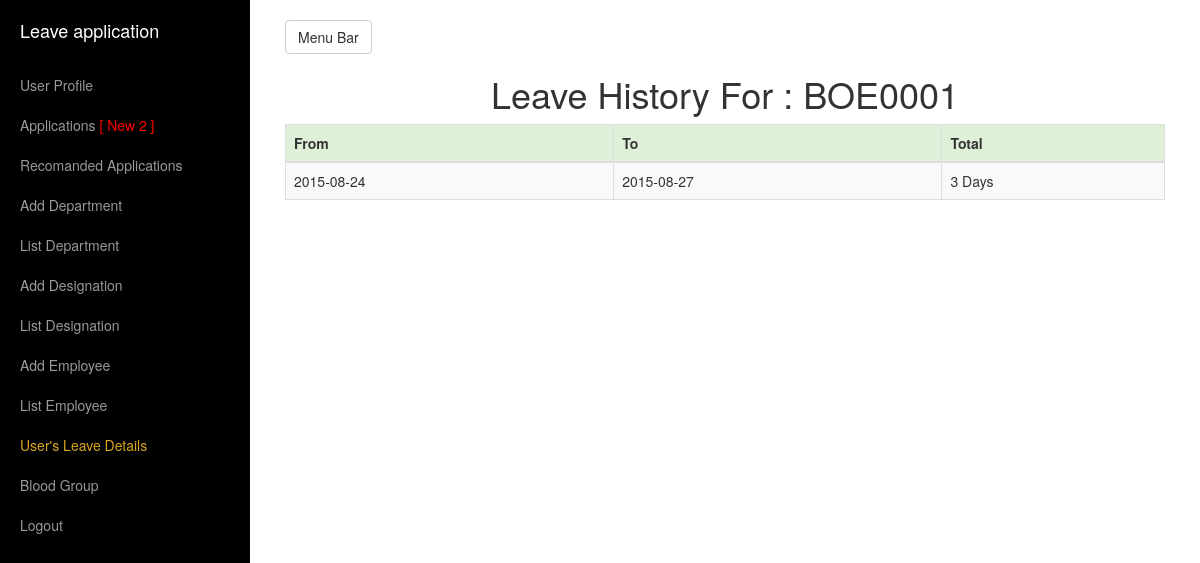
The page /view/UsersLeaveDetails.php?cat=BOE0001 (signed in) on the database its author committed.
### tables this page shows
CREATE TABLE `employeeleaveapplicationdetails` (
  `lId` int(11) NOT NULL,
  `lEmployeeCodeNumberWhoApply` varchar(45) DEFAULT NULL,
  `lApplyDate` date DEFAULT NULL,
  `lLeaveId` tinyint(4) DEFAULT NULL,
  `lEmployeeImargencyAddress` varchar(255) DEFAULT NULL,
  `lLeaveFromDate` date DEFAULT NULL,
  `lLeaveToDate` date DEFAULT NULL,
  `lTotalLeaveDays` int(11) DEFAULT NULL,
  `lTotalLeaveDaysRemain` int(11) DEFAULT NULL,
  `lLeaveReason` varchar(255) DEFAULT NULL,
  `lAlternativeEmployeeCardNumber` varchar(45) DEFAULT NULL,
  `lIsApproved` tinyint(4) DEFAULT NULL,
  `lIsRecomanded` tinyint(4) DEFAULT NULL,
  `lWhoRecomand` varchar(100) DEFAULT NULL,
  `lWhoApproved` varchar(100) DEFAULT NULL,
  `lWhoEdit` varchar(100) DEFAULT NULL
);

### model/DbOperationModel.php (called while the page is built, shortened)
<?php include("ConnectionModel.php"); ?>
<?php
	class DbOperation
	{
		function dbJoinSingleSelect($columnsName,$tablesName,$conditions)
		{
			$objConnection = new Connection();
			$objConnection->dbConnection();
			$con = $objConnection->con;
			$result = mysqli_query($con, "SELECT ".$columnsName." FROM ".$tablesName." ".$conditions);
			return $result;
		}
		function dbSelectAll($columnsName,$tablesName,$conditions)
		{
			$objConnection = new Connection();
			$objConnection->dbConnection();
			$con = $objConnection->con;
			$result = mysqli_query($con, "SELECT ".$columnsName." FROM ".$tablesName." WHERE ".$conditions);
			return $result;
		}
		function getForRecomandationNumber()
		{
			$objDbOperation = new DbOperation();
			$columnsName = "COUNT(lIsRecomanded)";
			$tablesName = "employeeleaveapplicationdetails";
			$conditions = "lIsRecomanded = 0";
			$result = $objDbOperation->dbSelectAll($columnsName,$tablesName,$conditions);
			return $result;
		}
		function getRecomandationNumber()
		{
			$objDbOperation = new DbOperation();
			$columnsName = "COUNT(lIsRecomanded)";
			$tablesName = "employeeleaveapplicationdetails";
			$conditions = "lIsRecomanded = 1 AND lIsApproved = 0";
			$result = $objDbOperation->dbSelectAll($columnsName,$tablesName,$conditions);
			return $result;
		}
	}
?>

### model/ConnectionModel.php (called while the page is built, shortened)
<?php
	class Connection
	{
		function dbConnection()
		{
			$serverName = "localhost";
			$userName = "root";
			$password = "";
			$con = mysqli_connect($serverName, $userName, $password);
			mysqli_select_db($con, "leaveapp");
			$this->con=$con;
		}
	}
?>

### model/EmployeeModel.php (called while the page is built, shortened)
<?php include("DbOperationModel.php");?>
<?php
	class Employee extends DbOperation
	{
		function getAllleaveHistoryForOneUser($applicantUserCodeNumber)
		{
			$objDbOperation = new DbOperation();
			$columnsName = "lLeaveFromDate,lLeaveToDate,lTotalLeaveDays";
			$tablesName = "employeeleaveapplicationdetails";
			$conditions = "WHERE lEmployeeCodeNumberWhoApply = '".$applicantUserCodeNumber."' AND lIsApproved = 1";
			$result = $objDbOperation->dbJoinSingleSelect($columnsName,$tablesName,$conditions);
			return $result;
		}
	}
?>

### view/UsersLeaveDetails.php (the view, shortened to what this page needs)
<?php include("../model/EmployeeModel.php");
	if(isset($_SESSION['officeUserName']))
	{
		if ($_SESSION['empType'] == 2 || $_SESSION['empType'] == 1)
	{
?>
<!DOCTYPE html>
<html lang="en">
<head>
    <link href="../assets/bootstrap/css/bootstrap.min.css" rel="stylesheet">
    <link href="../assets/css/simple-sidebar.css" rel="stylesheet">
</head>
<body>
    <div id="wrapper">
        <div id="sidebar-wrapper">
            <ul class="sidebar-nav">
                <li class="sidebar-brand">
                    <a href="LeaveApplication.php">Leave application</a>
                </li>
				<li>
                    <a href="UserProfile.php">User Profile</a>
                </li>
					<?php
					$objLeaveApplication = new Employee();
					$result = $objLeaveApplication->getForRecomandationNumber();
					while($row = mysqli_fetch_array($result))
					{
					?>
                <li>
                    <a href="Applications.php">Applications <span style="color:red"><?php if($row['COUNT(lIsRecomanded)'] != 0){ ?>[ New <?php echo $row['COUNT(lIsRecomanded)']; ?> ]<?php } ?></span></a>
                </li>
					<?php
					}
					$objLeaveApplication = new Employee();
					$result = $objLeaveApplication->getRecomandationNumber();
					while($row = mysqli_fetch_array($result))
					{
					?>
				<li>
                    <a href="RecomandedApplications.php">Recomanded Applications<span style="color:red"><?php if($row['COUNT(lIsRecomanded)'] != 0){ ?> [ New <?php echo $row['COUNT(lIsRecomanded)']; ?> ]<?php } ?></span></a>
                </li>
					<?php
					}
					?>
                <li>
                    <a href="AddDepartment.php">Add Department</a>
                </li>
                <li>
                    <a href="ListDepartment.php">List Department</a>
                </li>
                <li>
                    <a href="AddDesignation.php">Add Designation</a>
                </li>
				<li>
                    <a href="ListDesignation.php">List Designation</a>
                </li>
                <li>
                    <a href="AddEmployee.php">Add Employee</a>
                </li>
				<li>
                    <a href="ListEmployee.php">List Employee</a>
                </li>
				<li>
                    <a style="color:#DAA520;" href="UsersLeaveDetails.php">User's Leave Details</a>
                </li>
                <li>
                    <a href="ListOfUserBlood.php">Blood Group</a>
                </li>
                <li>
                    <a href="../controller/LogoutController.php">Logout</a>
                </li>
            </ul>
        </div>
        <div id="page-content-wrapper">
            <div class="container-fluid">
                <div class="row">
                    <div class="col-lg-12">
                        <a href="#menu-toggle" class="btn btn-default" id="menu-toggle">Menu Bar</a>
						<?php
							if(isset($_GET['cat']))
							{
								$applicantUserCodeNumber = $_GET['cat'];
						?>
							<h1 align="center">Leave History For : <?php echo $_GET['cat']; ?></h1>
						<?php
							}
							else
							{
								?>
									<h1 align="center">Leave History</h1>
								<?php
							}
						?>
						<div class="table-responsive">
							<table class="table table-bordered table-hover table-striped">
								<thead>
									<tr class="success">
										<th>From</th>
										<th>To</th>
										<th>Total</th>
									</tr>
								</thead>
								<tbody>
									<?php
									if(isset($applicantUserCodeNumber))
									{
										$objDepartment = new Employee();
										$result = $objDepartment->getAllleaveHistoryForOneUser($applicantUserCodeNumber);
										if(mysqli_fetch_array($result) != null)
										{
											$objDepartment = new Employee();
											$result = $objDepartment->getAllleaveHistoryForOneUser($applicantUserCodeNumber);
											while($row = mysqli_fetch_array($result))
											{
											?>
												<tr>
													<td><?php echo $row['lLeaveFromDate'] ?></td>
													<td><?php echo $row['lLeaveToDate'] ?></td>
													<td><?php echo $row['lTotalLeaveDays'] ?> Days</td>
												</tr>
											<?php
											}
										}
										else
										{
											?>
												<tr>
													<td colspan="3"><center><b style="color:red; font-size: 20px;"><i>" This user didn't take leave yet using this system "</i></b></center></td>
												</tr>
											<?php
										}
									}
									else
									{
										?>
											<tr>
												<td colspan="3"><center><b style="color:Green; font-size: 20px;"><i>" <a href="../view/ListEmployee.php">Go back </a> and select one user first "</i></b></center></td>
											</tr>
										<?php
									}
										?>
								</tbody>
							</table>
						</div>
                    </div>
                </div>
            </div>
        </div>
    </div>
</body>
</html>
<?php
	}
	else
	{
		header("Location:../view/LeaveApplication.php");
	}
	}
	else
	{
		header("Location:../");
	}
?>

### assets/css/simple-sidebar.css (style rules this page uses)
#wrapper { padding-left: 0; -webkit-transition: all 0.5s ease; -moz-transition: all 0.5s ease; -o-transition: all 0.5s ease; transition: all 0.5s ease; }
#sidebar-wrapper { z-index: 1000; position: fixed; left: 250px; width: 0; height: 100%; margin-left: -250px; overflow-y: auto; background: #000; -webkit-transition: all 0.5s ease; -moz-transition: all 0.5s ease; -o-transition: all 0.5s ease; transition: all 0.5s ease; }
#page-content-wrapper { width: 100%; position: absolute; padding: 15px; }
.sidebar-nav { position: absolute; top: 0; width: 250px; margin: 0; padding: 0; list-style: none; }
.sidebar-nav li { text-indent: 20px; line-height: 40px; }
.sidebar-nav li a { display: block; text-decoration: none; color: #999999; }
.sidebar-nav > .sidebar-brand { height: 65px; font-size: 18px; line-height: 60px; }
.sidebar-nav > .sidebar-brand a { color: #999999; }
@media (min-width:768px) { #wrapper { padding-left: 250px; } }
@media (min-width:768px) { #sidebar-wrapper { width: 250px; } }
@media (min-width:768px) { #page-content-wrapper { padding: 20px; position: relative; } }

### rows shown on the page
employeeleaveapplicationdetails: lLeaveFromDate "2015-08-24", lLeaveToDate "2015-08-27", lTotalLeaveDays "3"

### other values the page prints
$row['COUNT(lIsRecomanded)'] "2"
$_GET['cat'] "BOE0001"
